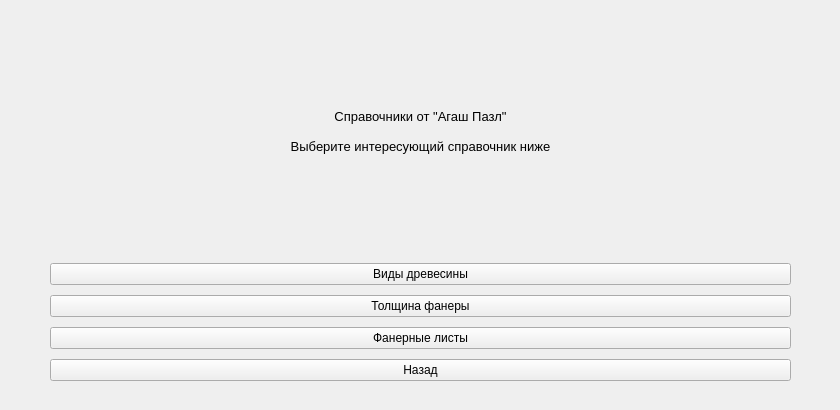
<?xml version="1.0" encoding="UTF-8"?>
<ui version="4.0">
 <class>Form</class>
 <widget class="QWidget" name="Form">
  <property name="geometry">
   <rect>
    <x>0</x>
    <y>0</y>
    <width>840</width>
    <height>410</height>
   </rect>
  </property>
  <property name="minimumSize">
   <size>
    <width>840</width>
    <height>409</height>
   </size>
  </property>
  <property name="maximumSize">
   <size>
    <width>2520</width>
    <height>1227</height>
   </size>
  </property>
  <property name="windowTitle">
   <string>Агаш Пазл - Справочники</string>
  </property>
  <widget class="QWidget" name="verticalLayoutWidget_2">
   <property name="geometry">
    <rect>
     <x>0</x>
     <y>0</y>
     <width>841</width>
     <height>411</height>
    </rect>
   </property>
   <layout class="QVBoxLayout" name="verticalLayout" stretch="0,5,0,0,0">
    <property name="spacing">
     <number>10</number>
    </property>
    <property name="sizeConstraint">
     <enum>QLayout::SetDefaultConstraint</enum>
    </property>
    <property name="leftMargin">
     <number>50</number>
    </property>
    <property name="topMargin">
     <number>10</number>
    </property>
    <property name="rightMargin">
     <number>50</number>
    </property>
    <property name="bottomMargin">
     <number>30</number>
    </property>
    <item>
     <widget class="QLabel" name="titleLabel_2">
      <property name="font">
       <font>
        <pointsize>10</pointsize>
       </font>
      </property>
      <property name="layoutDirection">
       <enum>Qt::LeftToRight</enum>
      </property>
      <property name="autoFillBackground">
       <bool>false</bool>
      </property>
      <property name="text">
       <string>Справочники от &quot;Агаш Пазл&quot;

Выберите интересующий справочник ниже</string>
      </property>
      <property name="alignment">
       <set>Qt::AlignCenter</set>
      </property>
     </widget>
    </item>
    <item>
     <widget class="QPushButton" name="btnWoodDirectory">
      <property name="text">
       <string>Виды древесины</string>
      </property>
     </widget>
    </item>
    <item>
     <widget class="QPushButton" name="btnThicknessDirectory">
      <property name="text">
       <string>Толщина фанеры</string>
      </property>
     </widget>
    </item>
    <item>
     <widget class="QPushButton" name="btnPlywoodCards">
      <property name="text">
       <string>Фанерные листы</string>
      </property>
     </widget>
    </item>
    <item>
     <widget class="QPushButton" name="btnBack">
      <property name="text">
       <string>Назад</string>
      </property>
     </widget>
    </item>
   </layout>
  </widget>
 </widget>
 <resources/>
 <connections/>
</ui>
